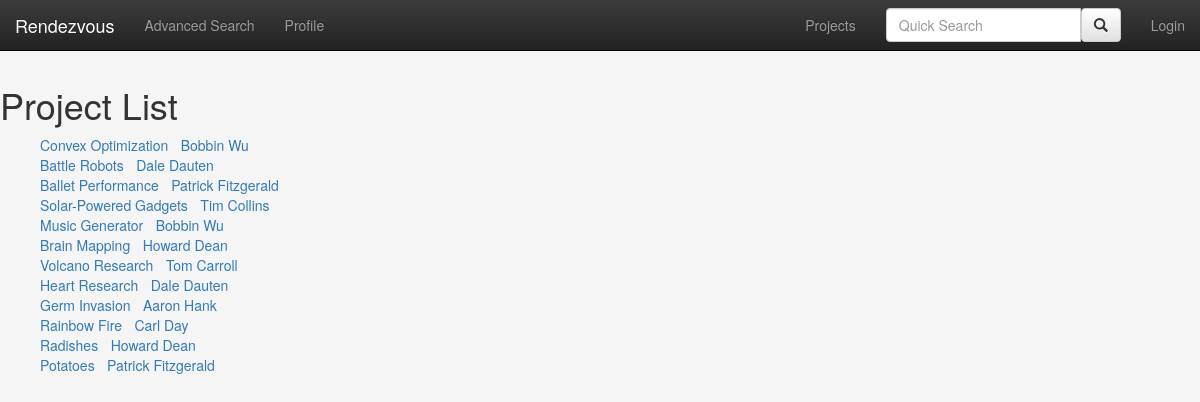
Before: /rendezvous/project/ with the older database file.
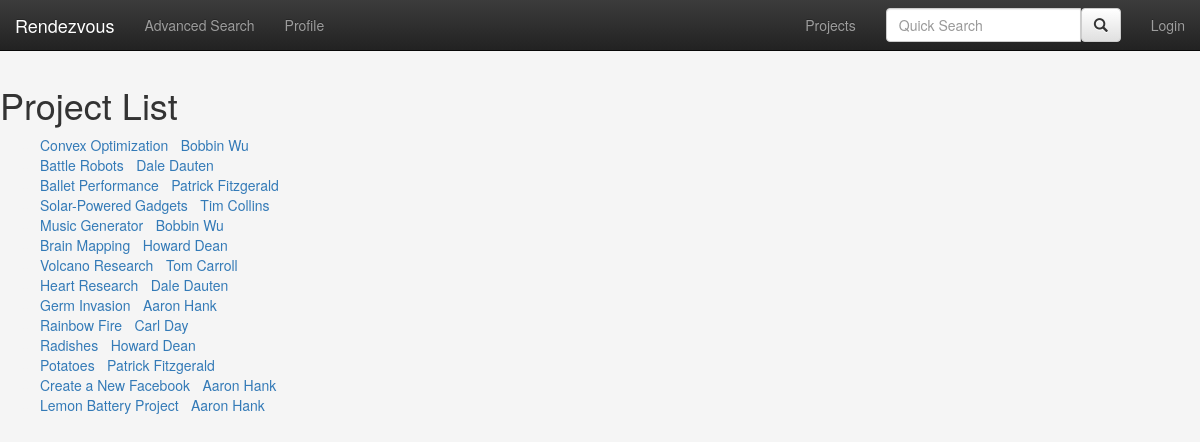
After: the same page with the newer database file.
### rendezvous/models.py (models this page shows, shortened)
class Project(models.Model):
    name = models.CharField(max_length=100)
    id = models.UUIDField(primary_key=True, default=uuid.uuid4, help_text="unique way to identify each project.")
    owner = models.ForeignKey('Profile', on_delete=models.SET_NULL, null=True, related_name='owner')
    description = models.CharField(max_length=500)
    tags = models.ManyToManyField(Tag, help_text="Select relevant tags so users can find your project.")
    skills_desired = models.ManyToManyField(Skill, help_text="Select one of the relevant skills that you are looking for.")
    events = models.ManyToManyField(Event, blank=True)
    location = models.ForeignKey('Location', on_delete=models.SET_NULL, null=True)
    contributors = models.ManyToManyField(Profile, blank=True, help_text="User that is contributing to this project.")
    date_created = models.DateField(null=True, blank=True)
    date_completed = models.DateField(null=True, blank=True)
    def get_absolute_url(self):
        return reverse('view-project', args=[str(self.id.hex)])

class Profile(models.Model):
    account = models.OneToOneField(User, on_delete=models.CASCADE, null = True)
    name = models.CharField(max_length=50)
    id = models.UUIDField(primary_key=True, default=uuid.uuid4, help_text="unique way to identify each user.")
    email = models.CharField(max_length=50)
    relevant_skills = models.ManyToManyField(Skill, help_text="Select one of your relevant skills.")
    projects_owned = models.ManyToManyField('Project', blank = True, help_text="Select a project that this user owns.")
    def get_absolute_url(self):
        return reverse('view-user-profile', args=[str(self.id.hex)])

### rendezvous/views.py (the view)
# urls.py: url(r'project/$', views.ProjectListView.as_view(), name='project-list'),
class ProjectListView(generic.ListView):
    model = Project
    context_object_name = 'project_list'
    template_name = 'project_list.html'

### rendezvous/templates/project_list.html (shortened to what this page needs)
{% extends "base_generic.html" %}
{% load static %}
{% block stylesheets %}
<link rel="stylesheet" href="{% static 'css/project.css' %}">
{% endblock %}
{% block content %}
    <h1>Project List</h1>
    {% if project_list %}
        <ul>
            {% for project in project_list %}
                <li>
                    <a href="{{ project.get_absolute_url }}">{{ project.name }}</a> - <a href="{{ project.owner.get_absolute_url }}">{{ project.owner.name }}</a>
                </li>
            {% endfor %}
        </ul>
    {% else %}
        <p>There are no projects to display.</p>
    {% endif %}
{% endblock %}

### rendezvous/templates/base_generic.html (shortened to what this page needs)
<!DOCTYPE html>
<html lang="en">
<head>
    <link rel="stylesheet" href="https://maxcdn.bootstrapcdn.com/bootstrap/3.3.7/css/bootstrap.min.css">
    <link rel="stylesheet" href="https://maxcdn.bootstrapcdn.com/bootstrap/3.3.7/css/bootstrap-theme.min.css">
    {% block stylesheets %}{% endblock %}
</head>
<body>
    {% block navbar %}
    <nav class="navbar navbar-inverse navbar-fixed-top">
        <div class="container-fluid">
            <div class="navbar-header">
                <a class="navbar-brand" href="{% url 'index' %}">Rendezvous</a>
            </div>
            <ul class="nav navbar-nav">
                <li><a href="{% url 'advanced-search' %}">Advanced Search</a></li>
                <li><a href="{% url 'user-list' %}">Profile</a></li>
            </ul>
            <ul class="nav navbar-nav navbar-right">
                <li><a href="{%  url 'project-list' %}">Projects</a></li>
                <li>
                    <div class="input-group">
                        <form class="navbar-form" role="search">
                            <input type="text" class="form-control" placeholder="Quick Search">
                            <button class="btn btn-default" type="submit"><span class="glyphicon glyphicon-search"></span></button>
                        </form>
                    </div>
                </li>
                {% if user.is_authenticated %}
                    <li><a href="{% url 'view-user-profile' user.profile.id.hex %}">User: {{ user.get_username }}</a></li>
                    <li><a href="{% url 'logout'%}?next={{request.path}}">Logout</a></li>
                {% else %}
                    <li><a href="{% url 'login'%}?next={{request.path}}">Login</a></li>
                {% endif %}
            </ul>
        </div>
    </nav>
    {% endblock %}
    {% block content %}{% endblock %}
</body>
</html>

### rendezvous/static/css/project.css (style rules this page uses)
body { background-color:whitesmoke; padding-top: 65px; }
li { color: whitesmoke }

Changed rows visible on the page:
added Project: name "Create a New Facebook", owner.name "Aaron Hank"
added Project: name "Lemon Battery Project", owner.name "Aaron Hank"
